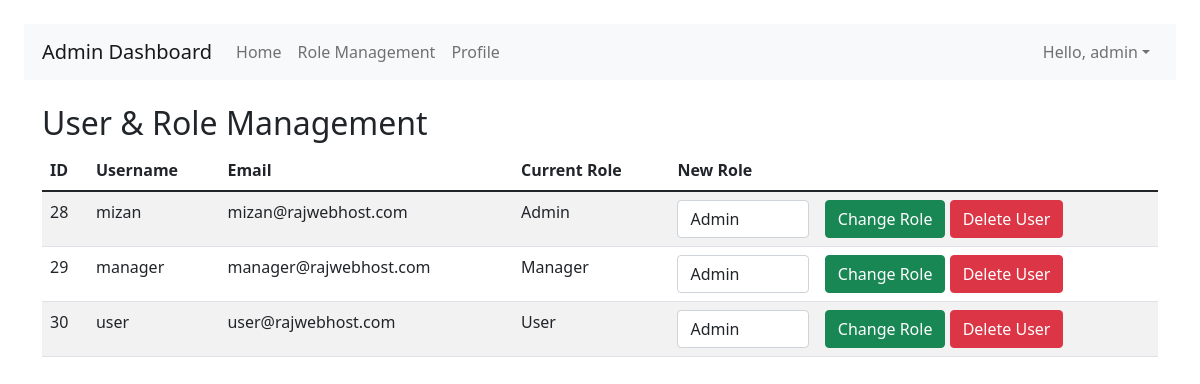
Page /role.php (signed in) on the committed database.
### tables this page shows
CREATE TABLE `users` (
  `id` int(11) NOT NULL,
  `username` varchar(255) NOT NULL,
  `email` varchar(255) NOT NULL,
  `password` varchar(255) NOT NULL,
  `role` varchar(11) DEFAULT NULL,
  `time` varchar(255) NOT NULL
);

### db.php (called while the page is built, shortened)
<?php
$host = "localhost";
$username = "ostad";
$password = "ostad";
$database = "my_ostad";
$db = new mysqli($host, $username, $password, $database);
$all_users = $db->query("SELECT * FROM users");
if (isset($_SESSION['username'])) {
	$user = $_SESSION['username'];
}
if (isset($_SESSION['role'])) {
	$role = $_SESSION['role'];
}
?>

### role.php (the view, shortened to what this page needs)
<?php
include('db.php');
?>
<!DOCTYPE html>
<html lang="en">
<head>
    <link href="https://cdn.jsdelivr.net/npm/bootstrap@5.1.3/dist/css/bootstrap.min.css" rel="stylesheet">
</head>
<body>
<?php include 'navbar.php'; ?>
<?php if($role == 'Admin') { ?>
<div class="container mt-3">
<h2>User & Role Management</h2>
  <table class="table table-striped">
    <thead>
      <tr>
        <th>ID</th>
        <th>Username</th>
        <th>Email</th>
		<th>Current Role</th>
		<th>New Role</th>
      </tr>
    </thead>
    <tbody>
	<?php
	if ($all_users->num_rows > 0) {
	while($user = $all_users->fetch_assoc()) { ?>
		<tr>
		<td><?php echo $user['id'] ?></td>
        <td><?php echo $user['username'] ?></td>
        <td><?php echo $user['email'] ?></td>
        <td><?php echo $user['role']; ?></td>
		<td>
			<form action="" method="post">
			<select name="role" id="" class="form-control">
			<option value="Admin">Admin</option>
			</select>
		</td>
		<td><button type="submit" name="change_role" value="<?php echo $user['id'] ?>" class="btn btn-success">Change Role</button> <button type="submit" name="delete_user" value="<?php echo $user['id'] ?>" class="btn btn-danger">Delete User</button></td>
      	</tr>
	<?php }
} else {
		echo "No users found";
}
?>
    </tbody>
  </table>
</div>
<?php } else {
	echo "You don't have permission to access this page";
} ?>
</body>
</html>

### navbar.php (shortened to what this page needs)
    <div class="m-4">
    <nav class="navbar navbar-expand-sm navbar-light bg-light">
        <div class="container">
            <a href="dashboard.php" class="navbar-brand"><?php echo $role;?> Dashboard</a>
            <div id="navbarCollapse" class="collapse navbar-collapse">
                <ul class="nav navbar-nav">
                    <li class="nav-item">
                        <a href="dashboard.php" class="nav-link">Home</a>
                    </li>
					<?php if($role == 'Admin') { ?>
                    <li class="nav-item">
                        <a href="role.php" class="nav-link">Role Management</a>
                    </li>
					<?php } ?>
					<li class="nav-item">
                        <a href="profile.php" class="nav-link">Profile</a>
                    </li>
                </ul>
                <ul class="nav navbar-nav ms-auto">
                    <li class="nav-item dropdown">
                        <a href="#" class="nav-link dropdown-toggle" data-bs-toggle="dropdown">Hello, <?php if(isset($user)) {echo $user;} ?></a>
                    </li>
                </ul>
            </div>
        </div>
    </nav>
</div>

### rows in the picture
users: id "28", username "mizan", email "mizan@rajwebhost.com", role "Admin"
users: id "29", username "manager", email "manager@rajwebhost.com", role "Manager"
users: id "30", username "user", email "user@rajwebhost.com", role "User"

### other values in the picture
$role "Admin"
$user "admin"
